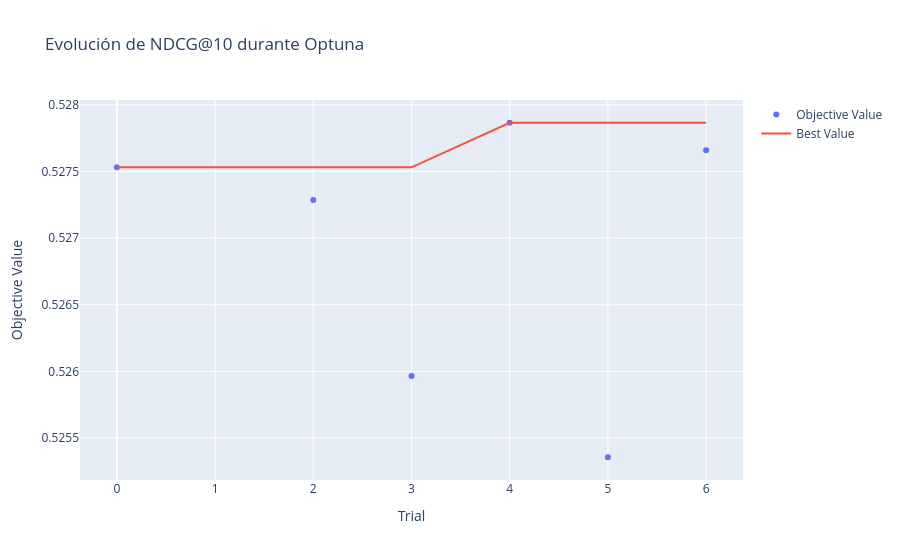
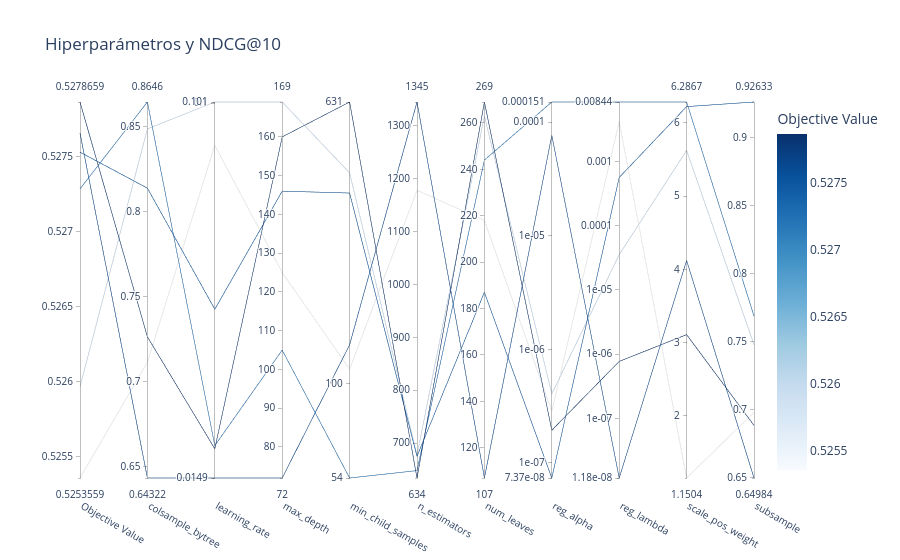
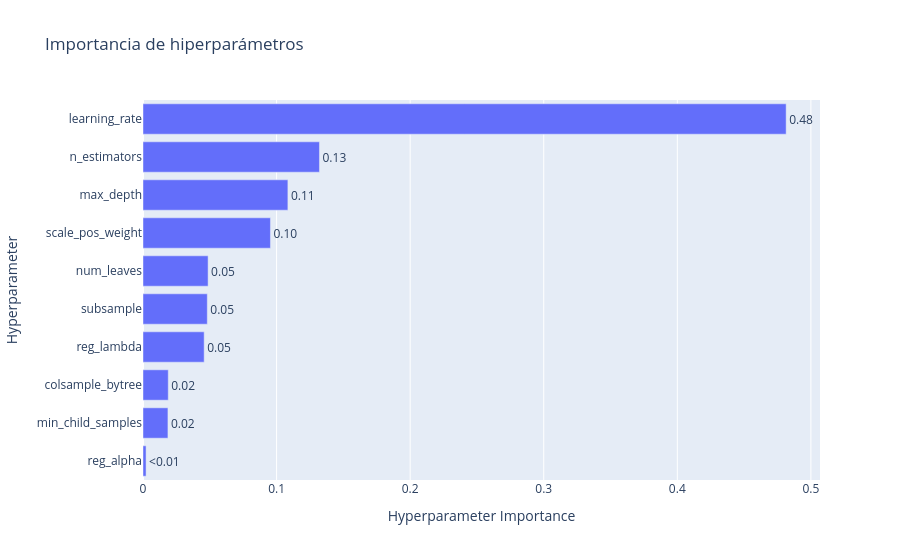

These figures' notebook cell, in order:
### Code cell
# ============================================================
# OPTUNA - NDCG@10 CON GRÁFICOS EN TIEMPO REAL
# ============================================================

import optuna
import plotly
from IPython.display import (
    display,
    clear_output
)


study = optuna.create_study(

    study_name="lightgbm_optuna_temporal_NDCG10_v2",

    direction="maximize",

    storage="sqlite:///optuna_study_temporal_NDCG10_v2.db",

    load_if_exists=True
)


# ============================================================
# CALLBACK DE SEGUIMIENTO
# ============================================================

def mostrar_avance_optuna(
    study,
    trial
):

    # Limpiamos la salida anterior para que
    # los gráficos se vayan actualizando.

    clear_output(
        wait=True
    )


    completed_trials = [
        t
        for t in study.trials
        if t.state
        == optuna.trial.TrialState.COMPLETE
    ]


    print(
        "======================================"
    )

    print(
        "OPTUNA - SEGUIMIENTO"
    )

    print(
        "======================================\n"
    )


    print(
        f"Trials completados: "
        f"{len(completed_trials)}"
    )


    if trial.value is not None:

        print(
            f"NDCG@10 último trial: "
            f"{trial.value:.5f}"
        )


    if completed_trials:

        print(
            f"Mejor NDCG@10: "
            f"{study.best_value:.5f}"
        )

        print(
            f"Mejor trial: "
            f"{study.best_trial.number}"
        )


    # ========================================================
    # GRÁFICO 1
    # EVOLUCIÓN DE NDCG@10
    # ========================================================

    if len(completed_trials) >= 2:

        fig_history = (
            optuna.visualization
            .plot_optimization_history(
                study
            )
        )

        fig_history.update_layout(
            title=(
                "Evolución de NDCG@10 "
                "durante Optuna"
            )
        )

        display(
            fig_history
        )


    # ========================================================
    # GRÁFICO 2
    # HIPERPARÁMETROS VS NDCG@10
    # ========================================================

    if len(completed_trials) >= 2:

        fig_parallel = (
            optuna.visualization
            .plot_parallel_coordinate(
                study
            )
        )

        fig_parallel.update_layout(
            title=(
                "Hiperparámetros y "
                "NDCG@10"
            )
        )

        display(
            fig_parallel
        )


    # ========================================================
    # GRÁFICO 3
    # IMPORTANCIA DE HIPERPARÁMETROS
    # ========================================================

    # Con pocos trials la importancia todavía
    # es muy inestable. La mostramos desde 5.

    if len(completed_trials) >= 5:

        try:

            fig_importance = (
                optuna.visualization
                .plot_param_importances(
                    study
                )
            )

            fig_importance.update_layout(
                title=(
                    "Importancia de "
                    "hiperparámetros"
                )
            )

            display(
                fig_importance
            )

        except Exception:

            pass


    # ========================================================
    # MEJORES PARÁMETROS ACTUALES
    # ========================================================

    if completed_trials:

        print(
            "\nMejores parámetros "
            "hasta ahora:\n"
        )

        for param, value in (
            study.best_params.items()
        ):

            print(
                f"{param}: {value}"
            )


# ============================================================
# EJECUTAR OPTUNA
# ============================================================

print(
    "Trials existentes:",
    len(study.trials)
)


study.optimize(

    objective,

    n_trials=5,

    callbacks=[
        mostrar_avance_optuna
    ]
)


# ============================================================
# RESULTADO FINAL
# ============================================================

print(
    "\n======================================"
)

print(
    "OPTIMIZACIÓN FINALIZADA"
)

print(
    "======================================\n"
)


print(
    "Mejor NDCG@10 Validation:",
    study.best_value
)


print(
    "\nMejores parámetros:"
)


for param, value in (
    study.best_params.items()
):

    print(
        f"{param}: {value}"
    )

### Figure 1 — Plotly figure (JSON) as saved in the notebook; plotly's stock layout.template omitted (floating-point values rounded to 4 significant figures)
{"data": [{"mode": "markers", "name": "Objective Value", "type": "scatter", "x": [0, 2, 3, 4, 5, 6], "y": [0.5275, 0.5273, 0.526, 0.5279, 0.5254, 0.5277]}, {"mode": "lines", "name": "Best Value", "type": "scatter", "x": [0, 1, 2, 3, 4, 5, 6], "y": [0.5275, 0.5275, 0.5275, 0.5275, 0.5279, 0.5279, 0.5279]}, {"marker": {"color": "#cccccc"}, "mode": "markers", "name": "Infeasible Trial", "showlegend": false, "type": "scatter", "x": [], "y": []}], "layout": {"title": {"text": "Evolución de NDCG@10 durante Optuna"}, "xaxis": {"title": {"text": "Trial"}}, "yaxis": {"title": {"text": "Objective Value"}}}}

### Figure 2 — Plotly figure (JSON) as saved in the notebook; plotly's stock layout.template omitted (floating-point values rounded to 4 significant figures)
{"data": [{"dimensions": [{"label": "Objective Value", "range": [0.5254, 0.5279], "values": [0.5275, 0.5273, 0.526, 0.5279, 0.5254, 0.5277]}, {"label": "colsample_bytree", "range": [0.6432, 0.8646], "values": [0.8139, 0.8646, 0.8488, 0.7264, 0.7113, 0.6432]}, {"label": "learning_rate", "range": [-1.827, -0.9978], "ticktext": ["0.0149", "0.1", "0.101"], "tickvals": [-1.827, -1, -0.9978], "values": [-1.455, -1.755, -0.9978, -1.762, -1.093, -1.827]}, {"label": "max_depth", "range": [72, 169], "values": [146, 105, 169, 160, 125, 72]}, {"label": "min_child_samples", "range": [1.732, 2.8], "ticktext": ["54", "100", "631"], "tickvals": [1.732, 2, 2.8], "values": [2.542, 1.732, 2.599, 2.8, 2.041, 2.111]}, {"label": "n_estimators", "range": [634, 1345], "values": [675, 648, 677, 634, 1178, 1345]}, {"label": "num_leaves", "range": [107, 269], "values": [187, 244, 263, 269, 218, 107]}, {"label": "reg_alpha", "range": [-7.133, -3.822], "ticktext": ["7.37e-08", "1e-07", "1e-06", "1e-05", "0.0001", "0.000151"], "tickvals": [-7.133, -7, -6, -5, -4, -3.822], "values": [-7.133, -3.822, -6.391, -6.712, -6.544, -4.116]}, {"label": "reg_lambda", "range": [-7.929, -2.074], "ticktext": ["1.18e-08", "1e-07", "1e-06", "1e-05", "0.0001", "0.001", "0.00844"], "tickvals": [-7.929, -7, -6, -5, -4, -3, -2.074], "values": [-3.249, -2.074, -4.451, -6.113, -2.379, -7.929]}, {"label": "scale_pos_weight", "range": [1.15, 6.287], "values": [6.224, 6.287, 5.624, 3.109, 1.15, 4.122]}, {"label": "subsample", "range": [0.6498, 0.9263], "values": [0.9263, 0.7689, 0.7479, 0.6885, 0.6982, 0.6498]}], "labelangle": 30, "labelside": "bottom", "line": {"color": [0.5275, 0.5273, 0.526, 0.5279, 0.5254, 0.5277], "colorbar": {"title": {"text": "Objective Value"}}, "colorscale": [[0, "rgb(247,251,255)"], [0.125, "rgb(222,235,247)"], [0.25, "rgb(198,219,239)"], [0.375, "rgb(158,202,225)"], [0.5, "rgb(107,174,214)"], [0.625, "rgb(66,146,198)"], [0.75, "rgb(33,113,181)"], [0.875, "rgb(8,81,156)"], [1, "rgb(8,48,107)"]], "reversescale": false, "showscale": true}, "type": "parcoords"}], "layout": {"title": {"text": "Hiperparámetros y NDCG@10"}}}

### Figure 3 — Plotly figure (JSON) as saved in the notebook; plotly's stock layout.template omitted (floating-point values rounded to 4 significant figures)
{"data": [{"cliponaxis": false, "hovertemplate": ["reg_alpha (FloatDistribution): 0.0022997147384802275<extra></extra>", "min_child_samples (IntDistribution): 0.018667806737404005<extra></extra>", "colsample_bytree (FloatDistribution): 0.0189124208870765<extra></extra>", "reg_lambda (FloatDistribution): 0.045796403760585226<extra></extra>", "subsample (FloatDistribution): 0.0481343508414664<extra></extra>", "num_leaves (IntDistribution): 0.04873373714490692<extra></extra>", "scale_pos_weight (FloatDistribution): 0.09540855103254624<extra></extra>", "max_depth (IntDistribution): 0.1084711155967377<extra></extra>", "n_estimators (IntDistribution): 0.13209972230441355<extra></extra>", "learning_rate (FloatDistribution): 0.48147617695638323<extra></extra>"], "name": "Objective Value", "orientation": "h", "text": ["<0.01", "0.02", "0.02", "0.05", "0.05", "0.05", "0.10", "0.11", "0.13", "0.48"], "textposition": "outside", "type": "bar", "x": [0.0023, 0.01867, 0.01891, 0.0458, 0.04813, 0.04873, 0.09541, 0.1085, 0.1321, 0.4815], "y": ["reg_alpha", "min_child_samples", "colsample_bytree", "reg_lambda", "subsample", "num_leaves", "scale_pos_weight", "max_depth", "n_estimators", "learning_rate"]}], "layout": {"title": {"text": "Importancia de hiperparámetros"}, "xaxis": {"title": {"text": "Hyperparameter Importance"}}, "yaxis": {"title": {"text": "Hyperparameter"}}}}
